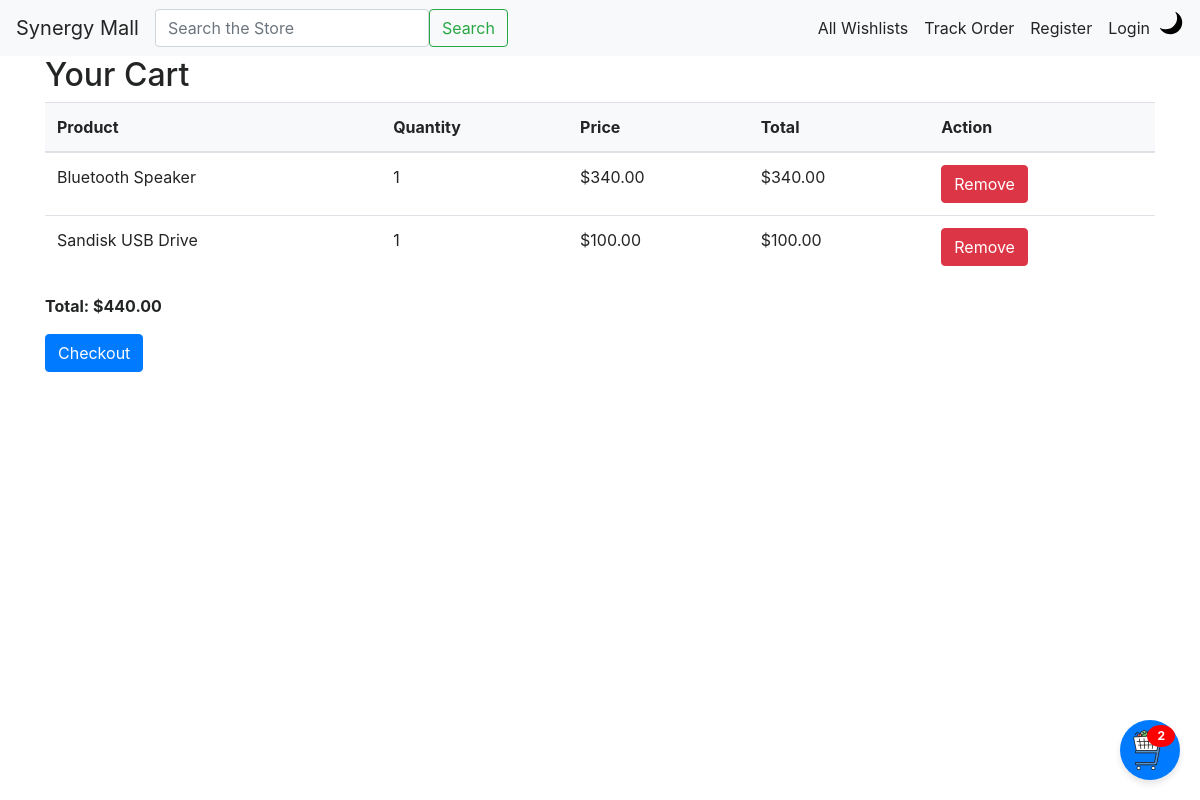
Before: /cart/ with the older database file.
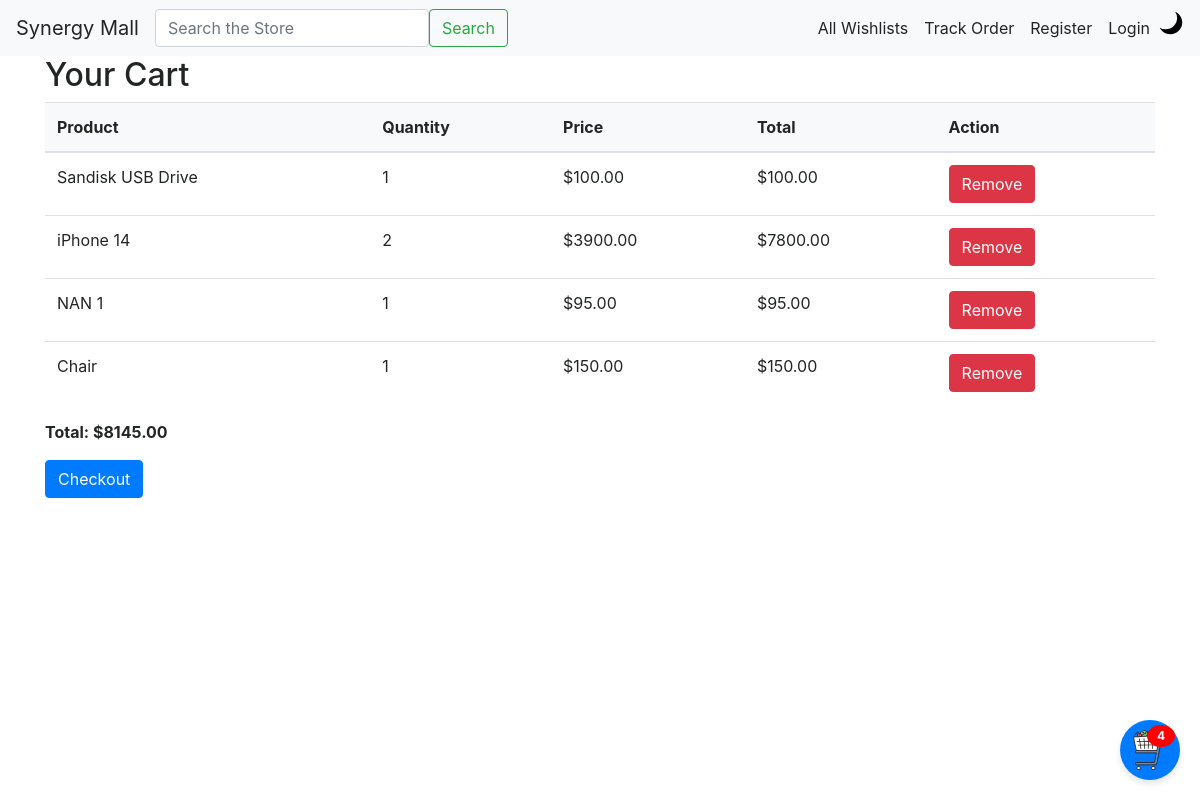
After: the same page with the newer database file.
### synergy_mall/models.py (models this page shows, shortened)
class CartItem(models.Model):
    cart = models.ForeignKey(Cart, on_delete=models.CASCADE, related_name="items")
    product = models.ForeignKey(Product, on_delete=models.CASCADE)
    quantity = models.PositiveIntegerField(default=1)
    price = models.DecimalField(max_digits=10, decimal_places=2)
    created_at = models.DateTimeField(auto_now_add=True)
    modified_at = models.DateTimeField(auto_now=True)
    def get_total_price(self):
        return self.price * self.quantity
    class Meta:
        constraints = [
            models.CheckConstraint(check=models.Q(quantity__gte=1), name="cartitem_quantity_positive"),
        ]

class Product(models.Model):
    name = models.CharField(max_length=255)
    description = models.TextField()
    price = models.DecimalField(max_digits=10, decimal_places=2)
    sale_price = models.DecimalField(max_digits=10, decimal_places=2, blank=True, null=True)
    vendor = models.ForeignKey(settings.AUTH_USER_MODEL, on_delete=models.CASCADE, limit_choices_to={'role': 'vendor'})
    category = models.ForeignKey(Category, on_delete=models.CASCADE)
    tags = models.ManyToManyField('Tag', blank=True)
    available = models.BooleanField(default=True)
    popularity_count = models.IntegerField(default=0)
    condition = models.CharField(max_length=50, choices=[('new', 'New'), ('used', 'Used'), ('refurbished', 'Refurbished')])
    is_active = models.BooleanField(default=True)
    featured = models.BooleanField(default=False)
    sale_start_date = models.DateTimeField(blank=True, null=True)
    sale_end_date = models.DateTimeField(blank=True, null=True)

### synergy_mall/views.py (the view)
# urls.py: path('cart/', views.view_cart, name='view_cart'),
def view_cart(request):
    if request.user.is_authenticated:
        cart, created = Cart.objects.get_or_create(user=request.user)
    else:
        session_key = request.session.session_key or request.session.create()
        cart, created = Cart.objects.get_or_create(session_key=session_key)
    total_price = cart.get_total_price()
    return render(request, 'synergy_mall/cart.html', {
        'cart': cart,
        'total_price': total_price,
    })

### synergy_mall/context_processors.py (called while the page is built)
def get_cart(request):
    if request.user.is_authenticated:
        return Cart.objects.filter(user=request.user, status="active").first()
    session_key = request.session.session_key
    if not session_key:
        request.session.create()
        session_key = request.session.session_key
    return Cart.objects.filter(session_key=session_key, status="active").first()

def cart_context(request):
    cart = get_cart(request)
    cart_item_count = cart.items.all().count() if cart else 0
    return {
        "cart": cart,
        "cart_items_count": cart_item_count,
    }

### synergy_mall/models.py (called while the page is built)
    def get_total_price(self):
        return sum(item.get_total_price() for item in self.items.all())

### synergy_mall/templates/synergy_mall/cart.html
{% extends "base.html" %}
{% block content %}
<h2>Your Cart</h2>
{% if cart.items.all %}
<table class="table">
    <thead>
        <tr>
            <th>Product</th>
            <th>Quantity</th>
            <th>Price</th>
            <th>Total</th>
            <th>Action</th>
        </tr>
    </thead>
    <tbody>
        {% for item in cart.items.all %}
        <tr>
            <td>{{ item.product.name }}</td>
            <td>{{ item.quantity }}</td>
            <td>${{ item.price }}</td>
            <td>${{ item.get_total_price }}</td>
            <td>
                <a href="{% url 'remove_from_cart' item.id %}" class="btn btn-danger">Remove</a>
            </td>
        </tr>
        {% endfor %}
    </tbody>
</table>
<p><strong>Total: ${{ total_price }}</strong></p>
<a href="{% url 'create_order' %}" class="btn btn-primary">Checkout</a>
{% else %}
<p>Your cart is empty!</p>
{% endif %}
{% endblock %}

### SYNERGY/templates/base.html (shortened to what this page needs)
<!DOCTYPE html>
<html lang="en">
<head>
    {% load static %}
    <link href="https://stackpath.bootstrapcdn.com/bootstrap/4.5.2/css/bootstrap.min.css" rel="stylesheet">
    {% load static %}
    <link rel="stylesheet" href="{% static 'css/styles.css' %}">
    <link href="https://cdnjs.cloudflare.com/ajax/libs/font-awesome/6.0.0-beta3/css/all.min.css" rel="stylesheet">
</head>
<body class="theme-light">
    <nav class="navbar navbar-expand-lg navbar-light sticky-top">
        <a class="navbar-brand" href="{% url 'index' %}">Synergy Mall</a>
        <form class="d-flex mx-auto" action="{% url 'search_product' %}" method="GET">
            <input class="form-control me-2" type="search" name="q" placeholder="Search the Store" aria-label="Search" required>
            <button class="btn btn-outline-success d-none d-lg-block" type="submit">Search</button>
        </form>
        <div class="collapse navbar-collapse" id="navbarNav">
            <ul class="navbar-nav ml-auto">
                <li class="nav-item">
                    <a class="nav-link" href="{% url 'all_wishlists' %}">All Wishlists</a>
                </li>
                <li><a class="nav-link" href="{% url 'track_order' %}">Track Order</a></li>
                {% if user.is_authenticated %}
                    {% if request.user.role == 'vendor' %}
                        <li class="nav-item">
                            <a class="nav-link" href="{% url 'add_product' %}">Add Product</a>
                        </li>
                        <li class="nav-item">
                            <a class="nav-link" href="{% url 'product_list' %}">My Products</a>
                        </li>
                        <li class="nav-item">
                            <a class="nav-link" href="#">My Dashboard</a>
                        </li>
                        <li class="nav-item">
                            <a class="nav-link" href="{% url 'vendor_orders' %}">Pending Orders</a>
                        </li>
                    {% else %}
                        <li class="nav-item">
                            <a class="nav-link" href="{% url 'received_gifts' %}">My Gifts</a>
                        </li>
                        <li class="nav-item">
                            <a class="nav-link" href="{% url 'my_wishlists' %}">My Wishlists</a>
                        </li>
                        <li class="nav-item">
                            <a class="nav-link" href="{% url 'view_cart' %}">Cart</a>
                        </li>
                        <li class="nav-item">
                            <span class="nav-link">
                                Coins: <strong>{{ user.coin_account.total_coins|default:"0.00" }}</strong>
                            </span>
                        </li>
                        <li class="nav-item">
                            <span class="nav-link">Cash: GH₵ {{ user.cash|floatformat:2 }}</span>
                        </li>
                    {% endif %}
                    <li class="nav-item dropdown">
                        <a class="nav-link dropdown-toggle" href="#" id="navbarDropdown" role="button" data-toggle="dropdown" aria-haspopup="true" aria-expanded="false">
                            {% if user.profile_picture %}
                                <img src="{{ user.profile_picture.url }}" alt="{{ user.username }}'s profile picture" class="rounded-circle" width="30" height="30">
                            {% else %}
                                <img src="{{ STATIC_URL }}/default-profile.svg" alt="Profile Picture" class="rounded-circle" width="30" height="30">
                            {% endif %}
                        </a>
                        <div class="dropdown-menu dropdown-menu-right" aria-labelledby="navbarDropdown">
                            <a class="dropdown-item" href="{% url 'profile' %}">Profile</a>
                            <div class="dropdown-divider"></div>
                            <a class="nav-link" href="{% url 'create_wishlist' %}">Create Wishlist</a>
                            {% if request.user.role == 'RegularUser' %}
                                <a class="nav-link" href="{% url 'user_orders' %}">My Orders</a>
                            {% endif %}
                            <div class="dropdown-divider"></div>
                            <a class="dropdown-item" href="{% url 'logout' %}">Logout</a>
                        </div>
                    </li>
                {% else %}
                    <li class="nav-item">
                        <a href="#" class="nav-link" data-toggle="modal" data-target="#registerModal">Register</a>
                    </li>
                    <li class="nav-item">
                        <a class="nav-link" href="{% url 'custom_login' %}">Login</a>
                    </li>
                {% endif %}
                <li class="nav-item">
                    <button class="btn btn-link nav-link p-0" id="themeToggle" onclick="toggleTheme()" title="Toggle Theme">
                        <img id="themeIcon" src="{% static 'images/moon.svg' %}" alt="Theme Toggle" width="24" height="24">
                    </button>
                </li>
            </ul>
        </div>
    </nav>
    <div class="container">
        {% block content %}{% endblock %}
    </div>
    <div id="floating-cart" style="position: fixed; bottom: 20px; right: 20px; z-index: 1000;">
        <button class="btn btn-primary rounded-circle" data-toggle="modal" data-target="#cartModal"
                style="width: 60px; height: 60px; display: flex; align-items: center; justify-content: center; position: relative;">
            <img src="{% static 'images/cart.svg' %}" alt="Cart Icon" width="40" height="40">
            {% if cart_items_count > 0 %}
                <span class="badge badge-danger" style="position: absolute; top: 5px; right: 5px; border-radius: 50%; padding: 5px 10px; font-size: 12px;">
                    {{ cart_items_count }}
                </span>
            {% endif %}
        </button>
    </div>
</body>
</html>

### static/css/styles.css (style rules this page uses)
body.theme-light { background-color: #ffffff; color: #232424; }
body.theme-light .navbar { background-color: #f8f9fa; color: #232424; }
body.theme-light .navbar .navbar-brand, body.theme-light .navbar .nav-link, body.theme-light .navbar .dropdown-toggle { color: #232424; }
#themeToggle img { transition: transform 0.2s ease; }
body.theme-light .table thead { background-color: #f8f9fa; color: #232424; }
body.theme-light .table tbody tr { background-color: #ffffff; color: #232424; }
body.theme-light .table th, body.theme-light .table td { color: #232424; }
#floating-cart .badge-danger { background-color: red; color: white; font-weight: bold; }
#floating-cart .btn-primary { background-color: #007bff; border: none; font-size: 20px; }
#floating-cart button { box-shadow: 0 4px 6px rgba(0, 0, 0, 0.1); transition: transform 0.2s ease, box-shadow 0.2s ease; }
.badge-danger { background-color: #ff5e57; color: white; }

Changed rows visible on the page:
removed CartItem: product.name "Bluetooth Speaker", quantity "1", price "340.00", get_total_price "340.00"
added CartItem: product.name "iPhone 14", quantity "2", price "3900.00", get_total_price "7800.00"
added CartItem: product.name "NAN 1", quantity "1", price "95.00", get_total_price "95.00"
added CartItem: product.name "Chair", quantity "1", price "150.00", get_total_price "150.00"
Other visible differences:
{{ total_price }}: "440.00" → "8145.00"
{{ cart_items_count }}: "2" → "4"
